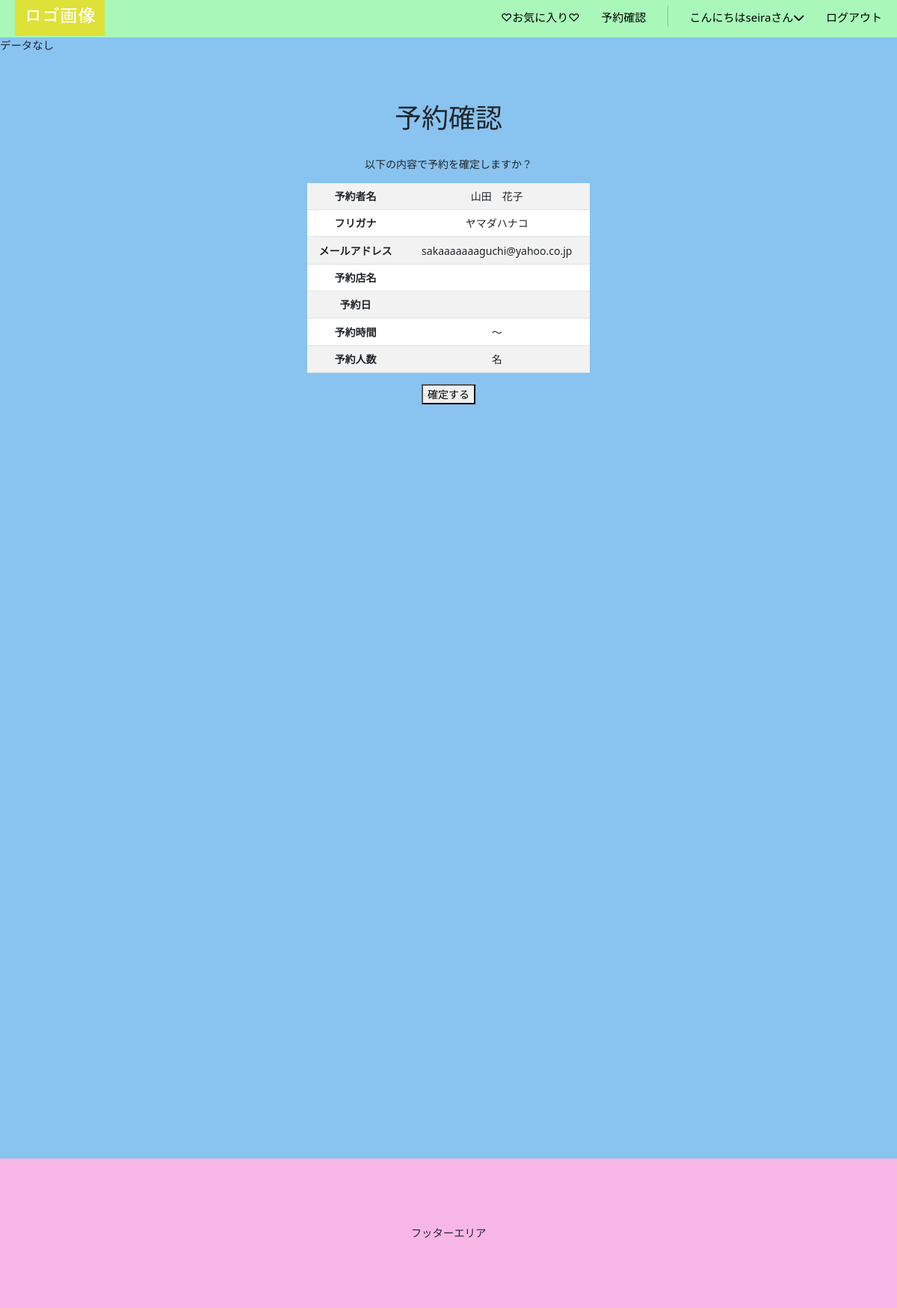
The page /confirm/1 (signed in) on the database as committed earlier.
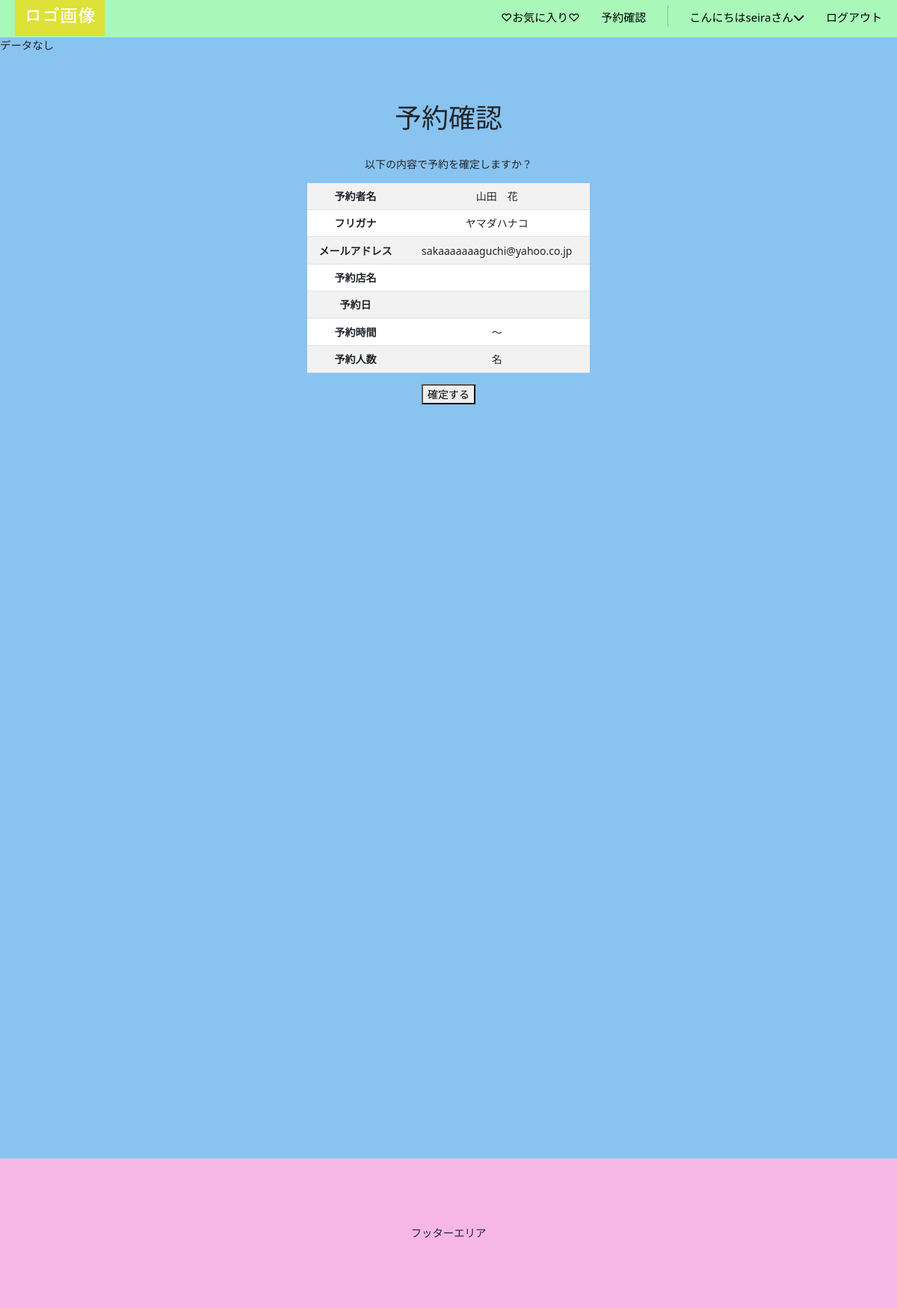
The same page on the database as committed later.
### accounts/models.py (models this page shows)
class CustomUser(AbstractUser):
    email =models.EmailField(verbose_name='メールアドレス', unique=True, blank=False, null=False, default='') #unique:そのフィールドに保存される値がデータベース内で一意である必要がある(重複を許さない)
    full_name = models.CharField(verbose_name='名前', max_length=30, blank=False, null=False, default='')
    furigana = models.CharField(validators=[katakana_regex], verbose_name='フリガナ*スペースなし', max_length=30, blank=False, null=False, default='')
    postal_code = models.CharField(validators=[postal_code_regex], max_length=7, verbose_name='郵便番号*ハイフンなし', blank=False, null=False, default='')
    address = models.CharField(verbose_name='住所',max_length=50,blank=False, null=False, default='')
    phone_number = models.CharField(verbose_name='電話番号（例: 090-1234-5678）', max_length=20, validators=[phone_number_regex],blank=False, null=False, default='')
    class Meta:
        verbose_name_plural = 'CustomUser'

### gourmet/views.py (the view)
# urls.py: path('confirm/<int:pk>',views.ConfirmReservation.as_view(),name='confirm'),
class ConfirmReservation(UpdateView):
    model = Reservation
    template_name = 'confirm_reservation.html'
    form_class = ReservationForm
    success_url = reverse_lazy('gourmet:reserve_list')
    def get_object(self):
        date = ''
        time = ''
        persons =''
        if 'form_date' in self.request.session:
            date = self.request.session.get('form_date')
        if 'form_time' in self.request.session:
            time = self.request.session.get('form_time')
        if 'form_persons' in self.request.session:
            persons = self.request.session.get('form_persons')
        print(date,time,persons)
        return self.request.user

### gourmet/templates/confirm_reservation.html (shortened to what this page needs)
{% extends 'base.html' %}
{% load static %}
{% block contents %}
<div class="a_detail" style="display: flex; justify-content: center;">
    <div class="container">
        <div class="row">
            <div class="col-md-6 offset-md-3">
                <h1 class="store-h1">予約確認</h1>
                <p>以下の内容で予約を確定しますか？</p>
                <table class="table table-striped">
                    <tr>
                        <th>予約者名</th>
                        <td>{{ user.full_name }}</td>
                    </tr>
                    <tr>
                        <th>フリガナ</th>
                        <td>{{ user.furigana }}</td>
                    </tr>
                    <tr>
                        <th>メールアドレス</th>
                        <td>{{ user.email }}</td>
                    </tr>
                    <tr>
                        <th>予約店名</th>
                        <td>{{ reservation.store_name }}</td>
                    </tr>
                    <tr>
                        <th>予約日</th>
                        <td>{{ date }}</td>
                    </tr>
                    <tr>
                        <th>予約時間</th>
                        <td>{{ time }}〜</td>
                    </tr>
                    <tr>
                        <th>予約人数</th>
                        <td>{{ persons }}名</td>
                    </tr>
                </table>
                <form action="#" method="post">
                    <button type="submit">確定する</button>
                </form>
            </div>
        </div>
    </div>
</div>
{% endblock %}

### gourmet/templates/base.html (shortened to what this page needs)
{% load static %}
<!DOCTYPE html>
<html lang="ja">
<head>
    <link rel="stylesheet" type="text/css" href="{% static 'css/mystyle.css' %}">
    <link href="https://cdn.jsdelivr.net/npm/bootstrap@5.3.0-alpha3/dist/css/bootstrap.min.css" rel="stylesheet">
    <link rel="stylesheet" type="text/css" href="https://unpkg.com/swiper@8/swiper.min.css">
    <link href="https://cdn.jsdelivr.net/npm/bootstrap-icons/font/bootstrap-icons.css" rel="stylesheet">
</head>
<body>
    <div>
        <header class="header">
            <div class="header__inner">
              <h1 class="header__title header-title">
                <a href="{% url 'gourmet:top'%}">
                  <img src="{% static 'images/logo.png' %}" alt="ロゴ画像">
                </a>
              </h1>
              <nav class="header__nav nav" id="js-nav">
                <ul class="nav__items nav-items">
                  {% if user.is_authenticated %}
                    <li class="nav-items__item"><a href="">♡お気に入り♡</a></li>
                    <li class="nav-items__item"><a href="{%url 'gourmet:reserve_list'%}">予約確認</a></li>
                    <li class="nav-items__item"><a href="{% url 'gourmet:profile' %}">こんにちは{{ user.username }}さん<i class="fa-solid fa-chevron-down"></i></a></li>
                    <li class="nav-items__item"><a href="{% url 'account_logout'%}">ログアウト</a></li>
                  {% else %}
                  <li class="nav-items__item"><a href="">♡お気に入り♡</a></li>
                  <div class="vr mt-2"></div>
                  <li class="nav-items__item"><a href="{% url 'account_login'%}">ログイン</a></li>
                  <li class="nav-items__item"><a href="{% url 'account_signup'%}">会員登録</a></li>
                  {% endif %}
                  </ul>
              </nav>
            </div>
      </header>
        <main>
          <div class="main">
            {% if messages %}
            <div class="row">
              <ul class="messages" style="list-style: none;">
                {% for message in messages %}
                <li {% if message.tags %} class="{{message.tags}}" {% endif %}>
                  {{message}}
                </li>
                {% endfor %}
              </ul>
            </div>
            {% else %}
            <p>データなし</p>
            {% endif %}
            {% block contents %}{% endblock %}
          </div>
        </main>
        <footer class="footer">
          <div>
            フッターエリア
          </div>
        </footer>
      </div>
</body>
</html>

Rows that differ between the two databases and show on the page:
changed CustomUser "seira": full_name "山田 花子" → "山田 花"
